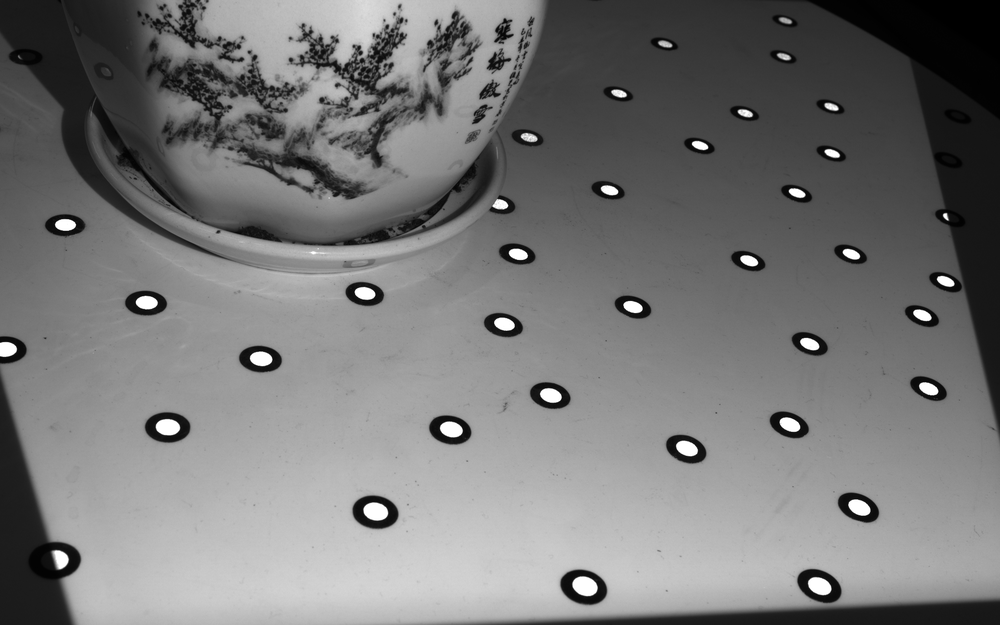
#> input picture data/p1.png, 1000 x 625 px, shrunk from 1920 x 1200 before the run
$ python -i marker_detector.py   (imports and definitions only)   (older library calls are emulated)
#> lines starting #> are read from the running program, lines starting #| are printed output that depends on the picture; after the words box and inside, x2 and y2 are one past the last pixel; in counts of white or black regions, pixels touching at a corner belong together
#> further down, picture is the input picture: shape (625, 1000, 3); min 0, max 255, mean 119.1
"""
标志点检测器 —— 源自 markerdetector.cpp 中 SLSMarkerDetector 的 Python 移植版本

通过轮廓分析与亚像素精化，在图像中寻找圆形标志点。
"""

import math
import time
from typing import List, Tuple

import cv2
import numpy as np

# 类型别名：一个标志点表示为 ((cx, cy), area)
Marker = Tuple[Tuple[float, float], float]


class SLSMarkerDetector:
    """通过轮廓拟合与亚像素精化在图像中检测圆形标志点。"""

    def __init__(self) -> None:
        pass

    # ------------------------------------------------------------------
    # 公开接口
    # ------------------------------------------------------------------

    def detectMarkers(
        self,
        image: np.ndarray,
        smooth: bool = False,
        debug: bool = False,
    ) -> Tuple[List[Marker], str]:
        """
        在图像中检测圆形标志点。

        Args:
            image:  输入图像（BGR 或灰度 numpy 数组）。
            smooth: 处理前是否应用 GaussianBlur。
            debug:  是否输出调试图像（mask.png, contour.png, circle.png）。

        Returns:
            (markers, error_info)，其中 *markers* 是一个
            ``((cx, cy), area)`` 元组的列表，*error_info* 在成功时为
            空字符串，否则为错误描述。
        """
#> called with smooth = False, debug = False
        markers: List[Marker] = []

        if image is None or image.size == 0:
            return markers, "标志点图像为空！\n"

        t0 = time.perf_counter()
        error_info = ""

        try:
            if image.ndim == 3 and image.shape[2] == 3:
                gray = cv2.cvtColor(image, cv2.COLOR_BGR2GRAY)
            else:
                gray = image
            self._findCircles(markers, gray, smooth, debug)
        except cv2.error as exc:
            error_info = str(exc)

        elapsed = (time.perf_counter() - t0) * 1000.0
        print(f"findCircles: {elapsed:.3f}ms")

        return markers, error_info

    # ------------------------------------------------------------------
    # 内部辅助方法
    # ------------------------------------------------------------------

    @staticmethod
    def _timed_print(name: str, t0: float) -> float:
        """打印自 *t0* 起经过的毫秒数，并返回新的时间戳。"""
        now = time.perf_counter()
        print(f"{name}: {(now - t0) * 1000.0:.3f}ms")
        return now

    def _findCircles(
        self,
        markers: List[Marker],
        image: np.ndarray,
        smooth: bool,
        debug: bool,
    ) -> None:
#> called with smooth = False, debug = False
        height, width = image.shape[:2]
#> height = 625; width = 1000
        min_size = width / 200.0
#> min_size = 5

        t = time.perf_counter()

        # --- 平滑处理 ---------------------------------------------------
        if smooth:
            smoothed = cv2.GaussianBlur(image, (3, 3), 0.0)
        else:
            smoothed = image

        # --- 阈值分割 ---------------------------------------------------
        _, mask = cv2.threshold(smoothed, 35, 255, cv2.THRESH_BINARY)
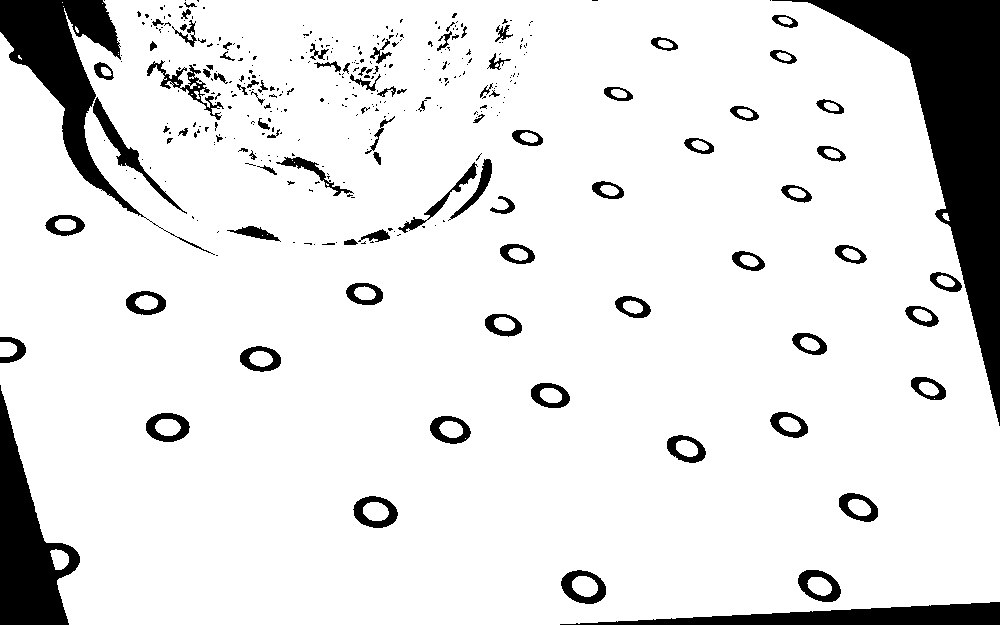
#> mask: shape (625, 1000); 88.7% white; 370 black regions (276 under 20 px), largest, box (x1, y1, x2, y2) and area: (772, 0, 1000, 426) 25152, (0, 0, 215, 255) 10169, (0, 385, 80, 625) 8792
        t = self._timed_print("threshold", t)

        # --- 边缘检测 + 轮廓提取 ---------------------------------------
        edge = cv2.Canny(smoothed, 20, 60, 3)
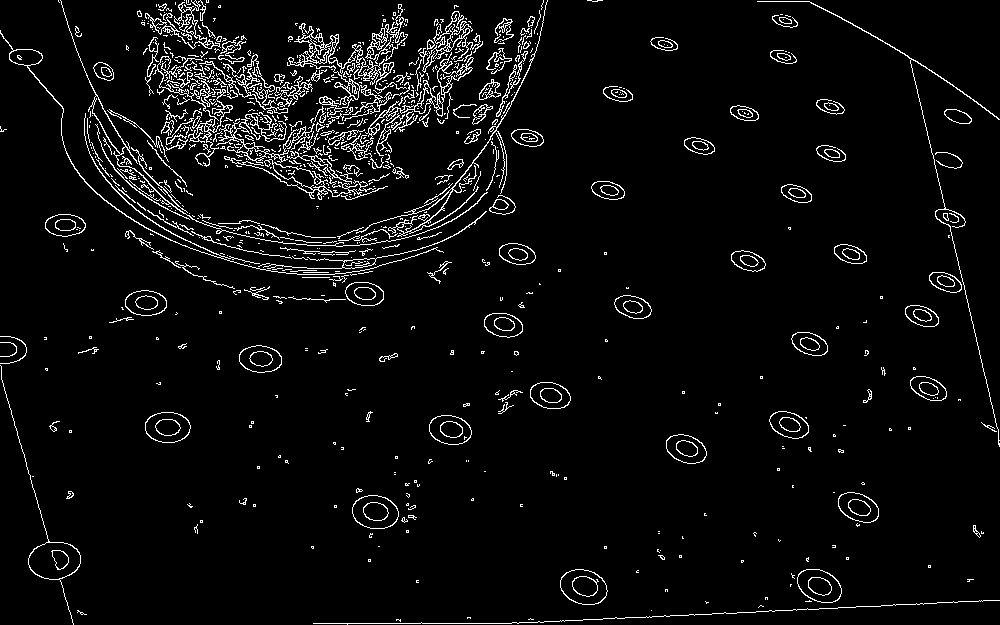
#> edge: shape (625, 1000); 4.6% white in thin lines or dots

        # OpenCV 4.x 返回 (contours, hierarchy)
        contours, _ = cv2.findContours(edge, cv2.RETR_LIST, cv2.CHAIN_APPROX_NONE)
#> contours = 1335 contours, 1057 with area under 20; largest, box (x1, y1, x2, y2) and area: (0, 365, 81, 625) 1541, (28, 542, 81, 580) 1504, (287, 23, 392, 121) 1345, (560, 569, 608, 605) 1280, (560, 569, 608, 605) 1248
        t = self._timed_print("contour", t)

        # --- Sobel 梯度 -------------------------------------------------
        sobel_x = cv2.Sobel(image, cv2.CV_32F, 1, 0, ksize=1)
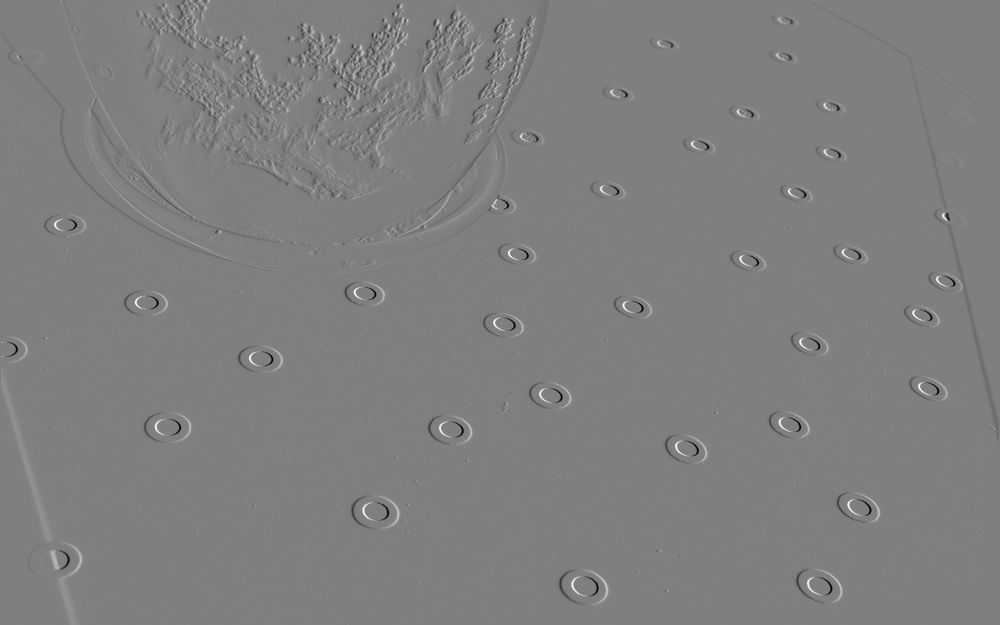
#> sobel_x: shape (625, 1000) float32; min -254, max 253, mean 0; drawn with min black and max white
        sobel_y = cv2.Sobel(image, cv2.CV_32F, 0, 1, ksize=1)
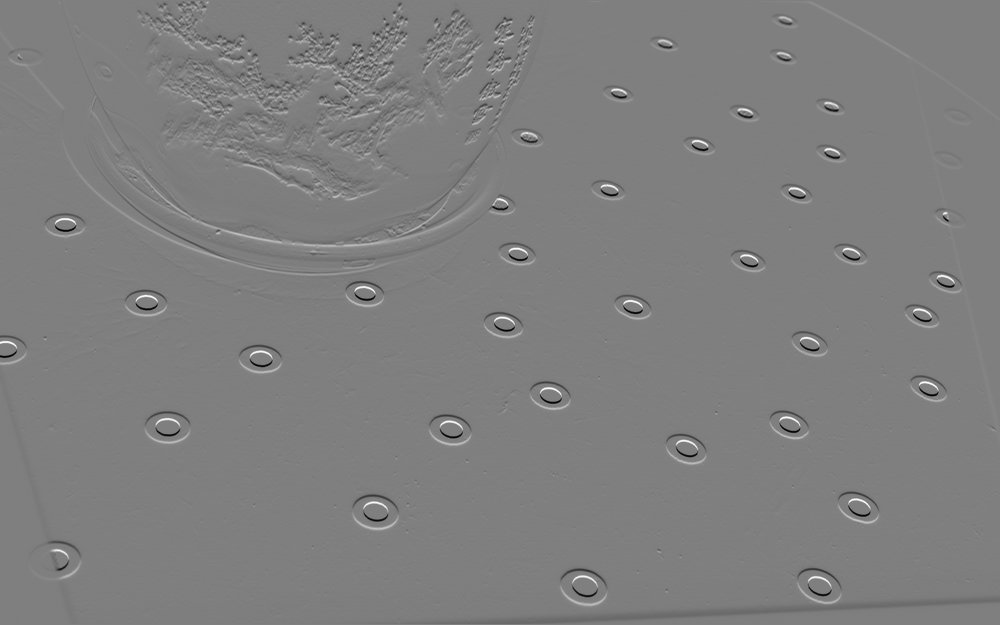
#> sobel_y: shape (625, 1000) float32; min -254, max 255, mean 0; drawn with min black and max white
        t = self._timed_print("sobel", t)

        # --- 亚像素精化 -------------------------------------------------
        circles: list = []          # cv2.fitEllipse 结果
        subpixel_contours: list = []  # 精化后的轮廓，用于调试

        t = time.perf_counter()

        for contour in contours:
            if len(contour) < 5:
                continue

            # Use contour area as size filter (orientation-independent).
            # boundingRect w/h fails for highly elliptical circles at
            # steep perspective angles (minor axis < min_size despite
            # the circle being large enough).
            area = abs(cv2.contourArea(contour))
            # Min area = circle with diameter = min_size
            if area <= math.pi * (min_size / 2.0) ** 2:
                continue

            length = cv2.arcLength(contour, True)
            # 跳过退化轮廓(弧长为零)
            if length == 0.0:
                continue
            # Circularity check: lowered from 0.7 to 0.35 to allow
            # extremely elliptical circles at steep perspective angles
            # (up to ~10:1 axis ratio, i.e. cos(84 deg)).
            if area / length <= length / (4.0 * math.pi) * 0.35:
                continue

            ellipse = cv2.fitEllipse(contour)
            cx = int(ellipse[0][0] + 0.5)
            cy = int(ellipse[0][1] + 0.5)

            if not (0 <= cx < width and 0 <= cy < height):
                continue
            if mask[cy, cx] != 255:
                continue

            # --- 亚像素点精化 --------------------------------------------
            inside = True
            subpixel_pts: List[List[float]] = []

            for pt in contour:
                px, py = int(pt[0][0]), int(pt[0][1])

                if px < 2 or py < 2 or px >= width - 2 or py >= height - 2:
                    inside = False
                    break

                delta = self._subpixelFit((px, py), image, sobel_x, sobel_y)
                if delta[0] ** 2 + delta[1] ** 2 < 1.0:
                    subpixel_pts.append([px + delta[0], py + delta[1]])

            if inside and len(subpixel_pts) >= 5:
                pts_arr = np.array(subpixel_pts, dtype=np.float32)
                subpixel_contours.append(pts_arr.reshape(-1, 1, 2).astype(np.int32))
                ellipse = cv2.fitEllipse(pts_arr)
                circles.append(ellipse)
#> this loop made 1335 passes
#> contour on passes 5, 26, 28: [[651, 610]], [[928, 566], [929, 565], [930, 566], [929, 567]], [[741, 561], [742, 560], [743, 561], [742, 562]]

        t = self._timed_print("subpixel", t)

        # --- 去重：移除重叠的圆 -----------------------------------------
        clean_circles: list = []
        processed = [False] * len(circles)

        for i in range(len(circles)):
            if processed[i]:
                continue

            # size.area() = 旋转矩形的宽 × 高
            min_area = circles[i][1][0] * circles[i][1][1]
            min_area_circle = circles[i]
            cxi, cyi = circles[i][0]

            for j in range(len(circles)):
                if i == j or processed[j]:
                    continue

                cxj, cyj = circles[j][0]
                dist = math.hypot(cxi - cxj, cyi - cyj)
                if dist < 5.0:
                    area_j = circles[j][1][0] * circles[j][1][1]
                    if area_j < min_area:
                        min_area = area_j
                        min_area_circle = circles[j]
                    processed[j] = True

            clean_circles.append(min_area_circle)
            markers.append(((min_area_circle[0][0], min_area_circle[0][1]), min_area))
            processed[i] = True

        # --- 调试输出 ---------------------------------------------------
        if debug:
            contour_img = np.zeros((height, width, 3), dtype=np.uint8)
            circle_img = np.zeros((height, width), dtype=np.uint8)

            rng = np.random.default_rng()
            for i, sp_cnt in enumerate(subpixel_contours):
                color = (
                    int(rng.integers(0, 256)),
                    int(rng.integers(0, 256)),
                    int(rng.integers(0, 256)),
                )
                cv2.drawContours(contour_img, subpixel_contours, i, color, 1)

            for c in clean_circles:
                cv2.ellipse(circle_img, c, 255, 1)

            import os as _os
            _os.makedirs("output", exist_ok=True)
            cv2.imwrite("output/mask.png", mask)
            cv2.imwrite("output/contour.png", contour_img)
            cv2.imwrite("output/circle.png", circle_img)

    # ------------------------------------------------------------------
    # 亚像素精化（两个重载版本）
    # ------------------------------------------------------------------

    def _subpixelFit(
        self,
        point: Tuple[int, int],
        image: np.ndarray,
        sobel_x: np.ndarray,
        sobel_y: np.ndarray,
    ) -> Tuple[float, float]:
        """
        使用预计算的 Sobel 梯度进行一维亚像素精化。

        在穿过 *point* 的一条 5 像素线段上（根据局部梯度方向选择水平或
        垂直方向）采样，并计算梯度幅值的加权质心。
        """
        px, py = point
        height, width = image.shape[:2]

        diff_x = float(sobel_x[py, px])
        diff_y = float(sobel_y[py, px])

        sum_wx = 0.0
        sum_wy = 0.0
        sum_x = 0.0
        sum_y = 0.0

        def accumulate(x: int, y: int) -> None:
            nonlocal sum_x, sum_y, sum_wx, sum_wy
            sx = float(sobel_x[y, x])
            sy = float(sobel_y[y, x])
            sum_x += sx * (x - px)
            sum_y += sy * (y - py)
            sum_wx += sx
            sum_wy += sy

        angle = math.degrees(math.atan2(diff_y, diff_x))

        if (45.0 < angle < 135.0) or (-135.0 < angle < -45.0):
            # 梯度主要为垂直方向 → 沿垂直线采样
            y0 = max(0, py - 2)
            y1 = min(height, py + 3)
            for y in range(y0, y1):
                accumulate(px, y)
        else:
            # 梯度主要为水平方向 → 沿水平线采样
            x0 = max(0, px - 2)
            x1 = min(width, px + 3)
            for x in range(x0, x1):
                accumulate(x, py)

        if sum_wx == 0.0 or sum_wy == 0.0:
            return (0.0, 0.0)

        return (sum_x / sum_wx, sum_y / sum_wy)

    # ------------------------------------------------------------------
    # 备选方案：二维多项式曲面拟合（当前未被调用）
    # ------------------------------------------------------------------

    # [65 lines left out: function _subpixelFitPoly, not called in this run]


# ----------------------------------------------------------------------
# （测试/演示代码已提取到 tests/test_marker_detector.py）
# ----------------------------------------------------------------------

>>> import cv2
>>> picture = cv2.imread('../data/p1.png')
>>> result = SLSMarkerDetector().detectMarkers(picture)
